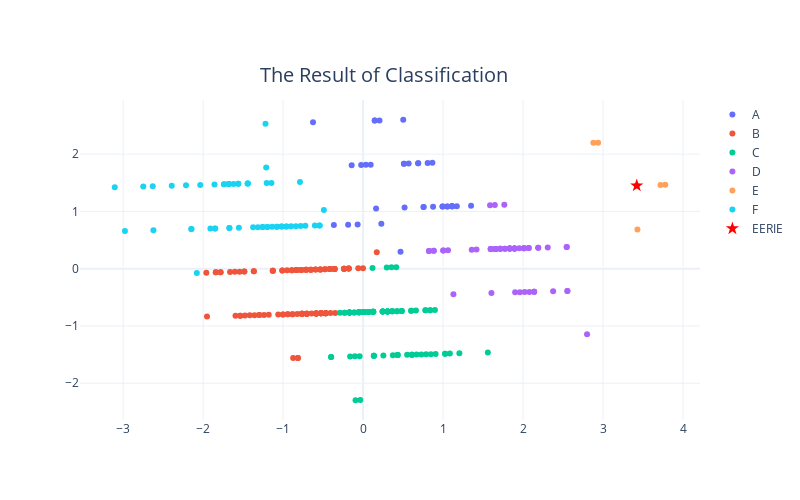

Notebook cell for this chart:
### Code cell
fig.add_scatter(x=[data.iloc[-1][0]], y=[data.iloc[-1][1]], mode="markers", marker=dict(color="red", symbol="star", size=10), name="EERIE")
fig
